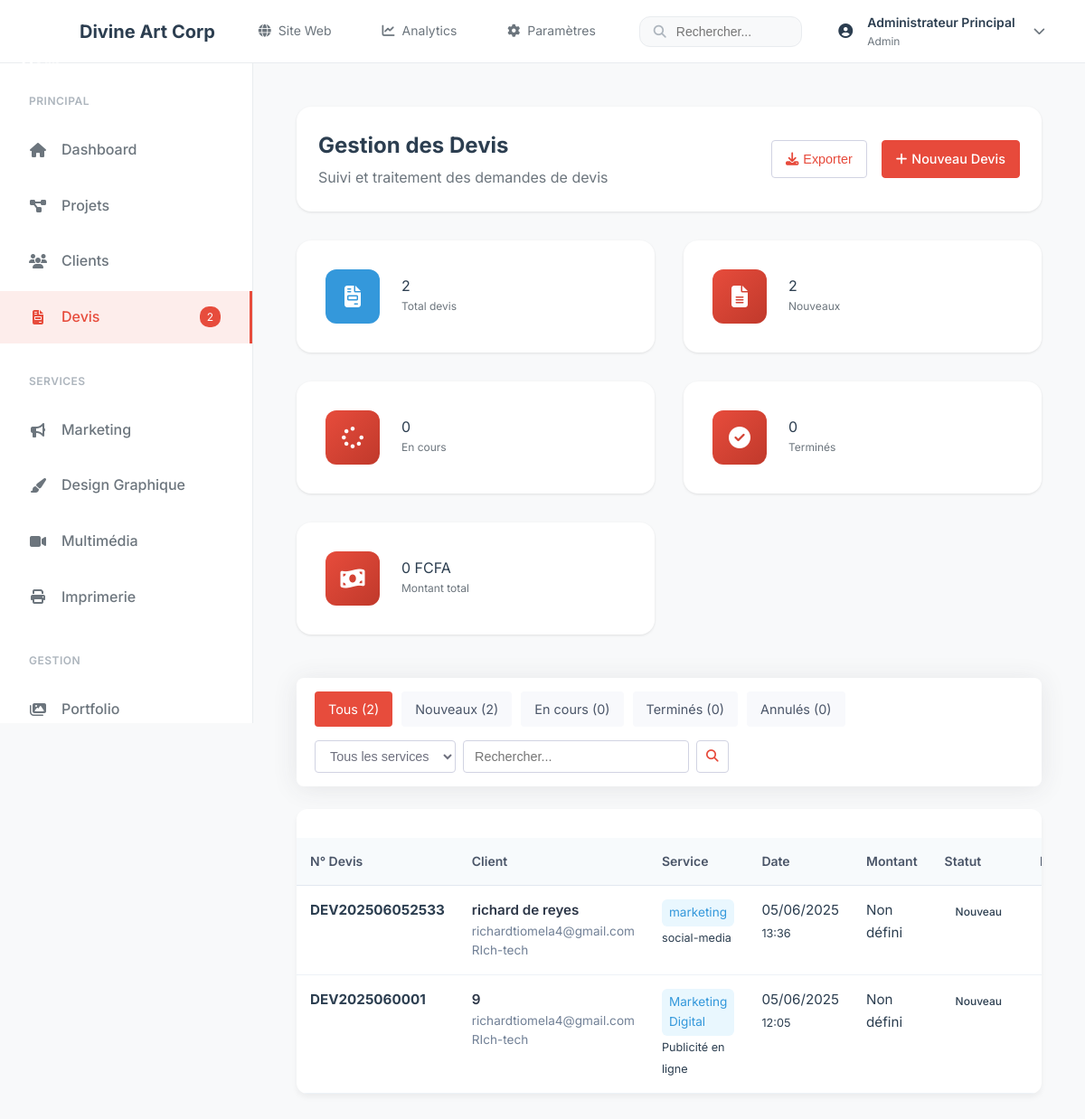
Page /admin/devis.php (signed in) on the committed database.
### tables this page shows
CREATE TABLE `devis` (
  `id` int NOT NULL,
  `numero_devis` varchar(50) NOT NULL,
  `nom` varchar(100) NOT NULL,
  `email` varchar(150) NOT NULL,
  `telephone` varchar(20) NOT NULL,
  `entreprise` varchar(150) DEFAULT NULL,
  `poste` varchar(100) DEFAULT NULL,
  `service` varchar(50) NOT NULL,
  `sous_service` varchar(100) DEFAULT NULL,
  `description` text NOT NULL,
  `budget` varchar(50) DEFAULT NULL,
  `delai` varchar(50) DEFAULT NULL,
  `fichiers_joints` text COMMENT 'JSON des fichiers uploadés',
  `statut` enum('nouveau','en_cours','termine','annule','en_attente') NOT NULL DEFAULT 'nouveau',
  `priorite` enum('basse','normale','haute','urgente') NOT NULL DEFAULT 'normale',
  `montant_estime` decimal(10,2) DEFAULT NULL,
  `montant_final` decimal(10,2) DEFAULT NULL,
  `notes_admin` text,
  `notes_client` text,
  `date_debut` date DEFAULT NULL,
  `date_fin_prevue` date DEFAULT NULL,
  `date_fin_reelle` date DEFAULT NULL,
  `admin_assigne` int DEFAULT NULL,
  `source` varchar(50) DEFAULT 'site_web',
  `ip_address` varchar(45) DEFAULT NULL,
  `user_agent` text,
  `date_creation` datetime NOT NULL DEFAULT CURRENT_TIMESTAMP,
  `date_modification` datetime DEFAULT NULL ON UPDATE CURRENT_TIMESTAMP,
  `newsletter` text
);

### admin/devis.php (the view, shortened to what the rows shown need)
<?php
require_once '../config/database.php';
require_once '../includes/auth.php';
require_once 'header.php';
$db = Database::getInstance();
$conn = $db->getConnection();
$page = (int)($_GET['page'] ?? 1);
$per_page = 10;
$offset = ($page - 1) * $per_page;
$where_conditions = [];
$params = [];
$param_types = '';
$where_clause = !empty($where_conditions) ? "WHERE " . implode(" AND ", $where_conditions) : "";
$devis_query = "
    SELECT d.*,
           COALESCE(p.id, 0) as projet_id,
           COALESCE(p.nom, '') as projet_nom,
           COALESCE(p.statut, '') as projet_statut,
           COALESCE(a.nom, 'Non assigné') as admin_nom
    FROM devis d
    LEFT JOIN projets p ON d.id = p.devis_id
    LEFT JOIN admins a ON d.admin_assigne = a.id
    $where_clause
    ORDER BY d.date_creation DESC
    LIMIT $per_page OFFSET $offset
";
if (!empty($params)) {
    $stmt = $conn->prepare($devis_query);
    $stmt->bind_param($param_types, ...$params);
    $stmt->execute();
    $devis_result = $stmt->get_result();
} else {
    $devis_result = $conn->query($devis_query);
}
$devis_list = [];
while ($row = $devis_result->fetch_assoc()) {
    $devis_list[] = $row;
}
?>
<main class="admin-main">
    <div class="section-header">
        <div class="section-title">
            <h2>Gestion des Devis</h2>
        </div>
    </div>
    <div class="devis-list">
        <?php if (empty($devis_list)): ?>
            <div class="empty-state">
                <i class="fas fa-file-invoice"></i>
                <h3>Aucun devis trouvé</h3>
                <p>Aucun devis ne correspond à vos critères.</p>
            </div>
        <?php else: ?>
            <div class="table-responsive">
                <table class="table">
                    <thead>
                        <tr>
                            <th>N° Devis</th>
                            <th>Client</th>
                            <th>Service</th>
                            <th>Date</th>
                            <th>Montant</th>
                            <th>Statut</th>
                            <th>Priorité</th>
                        </tr>
                    </thead>
                    <tbody>
                        <?php foreach ($devis_list as $devis): ?>
                            <tr class="devis-row <?php echo $devis['statut']; ?>">
                                <td>
                                    <strong><?php echo htmlspecialchars($devis['numero_devis']); ?></strong>
                                </td>
                                <td>
                                    <div class="client-info">
                                        <div><?php echo htmlspecialchars($devis['nom']); ?></div>
                                        <small><?php echo htmlspecialchars($devis['email']); ?></small>
                                        <?php if ($devis['entreprise']): ?>
                                            <small class="text-muted"><?php echo htmlspecialchars($devis['entreprise']); ?></small>
                                        <?php endif; ?>
                                    </div>
                                </td>
                                <td>
                                    <span class="service-badge">
                                        <?php echo htmlspecialchars($devis['service']); ?>
                                    </span>
                                    <?php if ($devis['sous_service']): ?>
                                        <small class="d-block"><?php echo htmlspecialchars($devis['sous_service']); ?></small>
                                    <?php endif; ?>
                                </td>
                                <td>
                                    <div><?php echo date('d/m/Y', strtotime($devis['date_creation'])); ?></div>
                                    <small class="text-muted"><?php echo date('H:i', strtotime($devis['date_creation'])); ?></small>
                                </td>
                                <td>
                                    <?php if ($devis['montant_final']): ?>
                                        <strong><?php echo number_format($devis['montant_final'], 0, ',', ' '); ?> FCFA</strong>
                                    <?php elseif ($devis['montant_estime']): ?>
                                        <span><?php echo number_format($devis['montant_estime'], 0, ',', ' '); ?> FCFA</span>
                                        <small class="text-muted">Estimé</small>
                                    <?php else: ?>
                                        <span class="text-muted">Non défini</span>
                                    <?php endif; ?>
                                </td>
                                <td>
                                    <span class="status-badge <?php echo $devis['statut']; ?>">
                                        <?php
                                            $statut_labels = [
                                                'nouveau' => 'Nouveau',
                                                'en_cours' => 'En cours',
                                                'termine' => 'Terminé',
                                                'annule' => 'Annulé',
                                                'en_attente' => 'En attente'
                                            ];
                                            echo $statut_labels[$devis['statut']] ?? ucfirst($devis['statut']);
                                        ?>
                                    </span>
                                </td>
                                <td>
                                </td>
                            </tr>
                        <?php endforeach; ?>
                    </tbody>
                </table>
            </div>
        <?php endif; ?>
    </div>
</main>

### admin/header.php (shortened to what the rows shown need)
<?php
require_once '../config/database.php';
require_once '../includes/auth.php';
$current_page = basename($_SERVER['PHP_SELF']);
$auth = new Auth();
$current_user = $auth->getCurrentUser();
$user_name = $current_user ? $current_user['nom'] : 'Admin';
?>
<!DOCTYPE html>
<html lang="fr">
<head>
    <link href="https://cdnjs.cloudflare.com/ajax/libs/font-awesome/6.4.0/css/all.min.css" rel="stylesheet">
    <link rel="stylesheet" href="../assets/css/admin.css">
</head>
<body class="admin-body">
<?php if ($current_page !== 'login.php'): ?>
    <header class="admin-header">
        <div class="admin-header-content">
            <div class="admin-brand">
                <div class="admin-logo">
                    <img src="../assets/images/Logo.svg" alt="Divine Art Corp">
                </div>
                <span class="admin-brand-text">Divine Art Corp</span>
            </div>
            <nav class="admin-header-nav ">
                <a href="../index.php" class="nav-link" target="_blank">
                    <i class="fas fa-globe"></i>
                    <span>Site Web</span>
                </a>
                <a href="#" class="nav-link">
                    <i class="fas fa-chart-line"></i>
                    <span>Analytics</span>
                </a>
                <a href="settings.php" class="nav-link">
                    <i class="fas fa-cog"></i>
                    <span>Paramètres</span>
                </a>
            </nav>
            <div class="admin-search hidden-mobile">
                <div class="search-container">
                    <i class="fas fa-search search-icon"></i>
                    <input type="text" placeholder="Rechercher..." class="search-input" id="globalSearch">
                </div>
            </div>
            <div class="admin-user-actions">
                <div class="user-menu" id="userMenu">
                    <div class="user-avatar" id="">
                        <i class="fas fa-user-circle"></i>
                    </div>
                    <div class="user-info " id="">
                        <span class="user-name"><?php echo htmlspecialchars($user_name); ?></span>
                        <span class="user-role"><?php echo ucfirst($current_user['role'] ?? 'Administrateur'); ?></span>
                    </div>
                    <button class="user-dropdown-btn" id="userDropdownBtn" aria-label="User menu">
                        <i class="fas fa-chevron-down"></i>
                    </button>
                </div>
            </div>
        </div>
    </header>
    <div class="admin-layout">
<?php endif; ?>

### rows in the picture
devis: numero_devis "DEV202506052533", nom "richard de reyes", email "richardtiomela4@gmail.com", entreprise "RIch-tech", service "marketing", sous_service "social-media", date_creation "05/06/2025", date_creation "13:36", shows "Non défini", statut "Nouveau"
devis: numero_devis "DEV2025060001", nom "9", email "richardtiomela4@gmail.com", entreprise "RIch-tech", service "Marketing Digital", sous_service "Publicité en ligne", date_creation "05/06/2025", date_creation "12:05", shows "Non défini", statut "Nouveau"

### other values in the picture
$user_name "Administrateur Principal"
$current_user['role'] "Admin"
$section['title'] "PRINCIPAL"
$item['text'] "Dashboard"
$item['text'] "Projets"
$item['text'] "Clients"
$item['text'] "Devis"
$item['badge'] "2"
$section['title'] "SERVICES"
$item['text'] "Marketing"
$item['text'] "Design Graphique"
$item['text'] "Multimédia"
$item['text'] "Imprimerie"
$section['title'] "GESTION"
$item['text'] "Portfolio"
